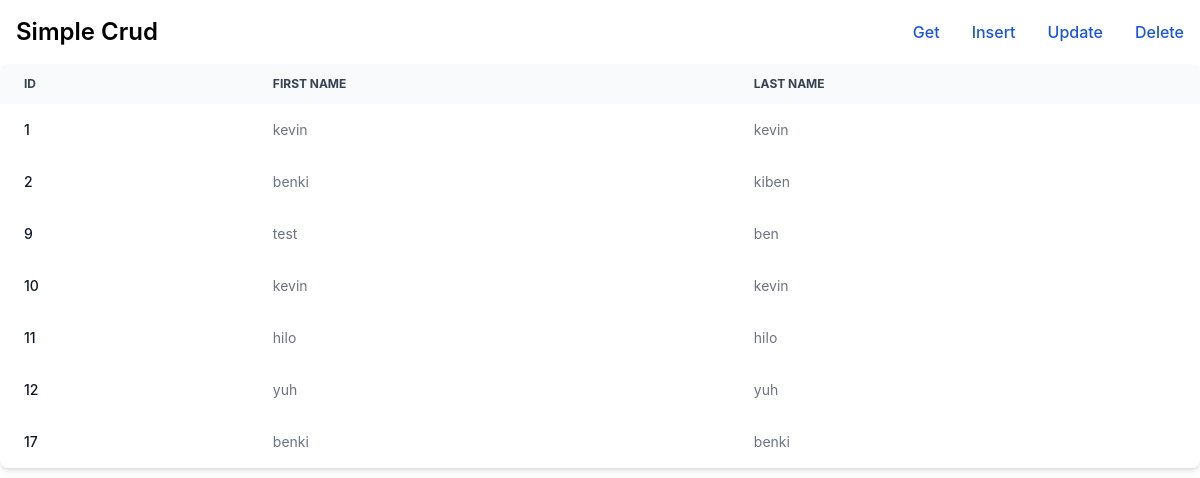
The page / on the database its author committed.
### testApp/models.py (models this page shows)
class TestModel(models.Model):
    firstname = models.CharField(max_length=255)
    lastname = models.CharField(max_length=255)

### testApp/views.py (the view)
# urls.py: re_path(r'^$', views.home, name="home"),
def home(request):
    modelData = TestModel.objects.all().values()
    context = {
        'modelData':modelData,
    }
    template = loader.get_template('home.html')
    return HttpResponse(template.render(context, request))

### testApp/templates/home.html (shortened to what this page needs)
<!DOCTYPE html>
<html lang="en">
  <head>
    <link
      href="https://cdnjs.cloudflare.com/ajax/libs/flowbite/2.3.0/flowbite.min.css"
      rel="stylesheet"
    />
  </head>
  <body>
    {% include "navbar.html" %}{% comment %} Insert Modal {% endcomment %}
    <div class="relative overflow-x-auto shadow-md sm:rounded-lg">
      <table
        class="w-full text-sm text-left rtl:text-right text-gray-500 dark:text-gray-400"
      >
        <thead
          class="text-xs text-gray-700 uppercase bg-gray-50 dark:bg-gray-700 dark:text-gray-400"
        >
          <tr>
            <th scope="col" class="px-6 py-3">ID</th>
            <th scope="col" class="px-6 py-3">First Name</th>
            <th scope="col" class="px-6 py-3">Last Name</th>
          </tr>
        </thead>
        <tbody>
          {% for x in modelData %}
          <tr>
            <th
              scope="row"
              class="px-6 py-4 font-medium text-gray-900 whitespace-nowrap dark:text-white"
            >
              {{ x.id }}
            </th>
            <td class="px-6 py-4">{{ x.firstname }}</td>
            <td class="px-6 py-4">{{ x.lastname }}</td>
          </tr>
          {% endfor %}
        </tbody>
      </table>
    </div>
  </body>
</html>

### rows shown on the page
TestModel: id "1", firstname "kevin", lastname "kevin"
TestModel: id "2", firstname "benki", lastname "kiben"
TestModel: id "9", firstname "test", lastname "ben"
TestModel: id "10", firstname "kevin", lastname "kevin"
TestModel: id "11", firstname "hilo", lastname "hilo"
TestModel: id "12", firstname "yuh", lastname "yuh"
TestModel: id "17", firstname "benki", lastname "benki"
